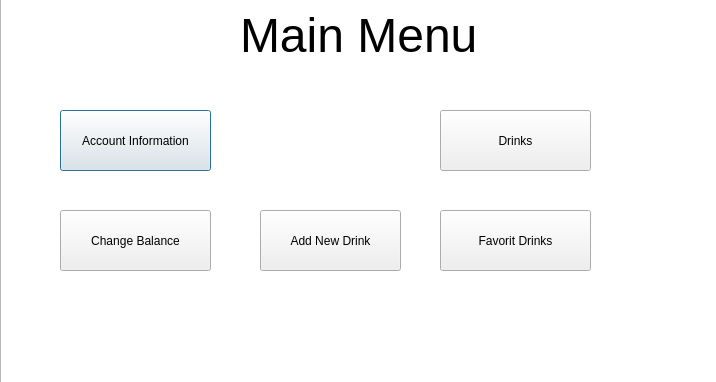
<?xml version="1.0" encoding="UTF-8"?>
<ui version="4.0">
 <class>MainWindow</class>
 <widget class="QDialog" name="MainWindow">
  <property name="geometry">
   <rect>
    <x>0</x>
    <y>0</y>
    <width>716</width>
    <height>382</height>
   </rect>
  </property>
  <property name="windowTitle">
   <string>Dialog</string>
  </property>
  <widget class="QTextBrowser" name="textBrowser">
   <property name="geometry">
    <rect>
     <x>0</x>
     <y>-20</y>
     <width>721</width>
     <height>411</height>
    </rect>
   </property>
  </widget>
  <widget class="QLabel" name="label">
   <property name="geometry">
    <rect>
     <x>240</x>
     <y>-30</y>
     <width>261</width>
     <height>131</height>
    </rect>
   </property>
   <property name="font">
    <font>
     <pointsize>36</pointsize>
    </font>
   </property>
   <property name="text">
    <string>Main Menu</string>
   </property>
  </widget>
  <widget class="QPushButton" name="pushButtonAccountMenu">
   <property name="geometry">
    <rect>
     <x>60</x>
     <y>110</y>
     <width>151</width>
     <height>61</height>
    </rect>
   </property>
   <property name="text">
    <string>Account Information</string>
   </property>
  </widget>
  <widget class="QPushButton" name="pushButtonDrinkMenu">
   <property name="geometry">
    <rect>
     <x>440</x>
     <y>110</y>
     <width>151</width>
     <height>61</height>
    </rect>
   </property>
   <property name="text">
    <string>Drinks</string>
   </property>
  </widget>
  <widget class="QPushButton" name="pushButtonBalanceMenu">
   <property name="geometry">
    <rect>
     <x>60</x>
     <y>210</y>
     <width>151</width>
     <height>61</height>
    </rect>
   </property>
   <property name="text">
    <string>Change Balance</string>
   </property>
  </widget>
  <widget class="QPushButton" name="pushButtonFarvorits">
   <property name="geometry">
    <rect>
     <x>440</x>
     <y>210</y>
     <width>151</width>
     <height>61</height>
    </rect>
   </property>
   <property name="text">
    <string>Favorit Drinks</string>
   </property>
  </widget>
  <widget class="QPushButton" name="pushButtonNewDrinkMenu">
   <property name="geometry">
    <rect>
     <x>260</x>
     <y>210</y>
     <width>141</width>
     <height>61</height>
    </rect>
   </property>
   <property name="text">
    <string>Add New Drink</string>
   </property>
  </widget>
 </widget>
 <resources/>
 <connections/>
</ui>
